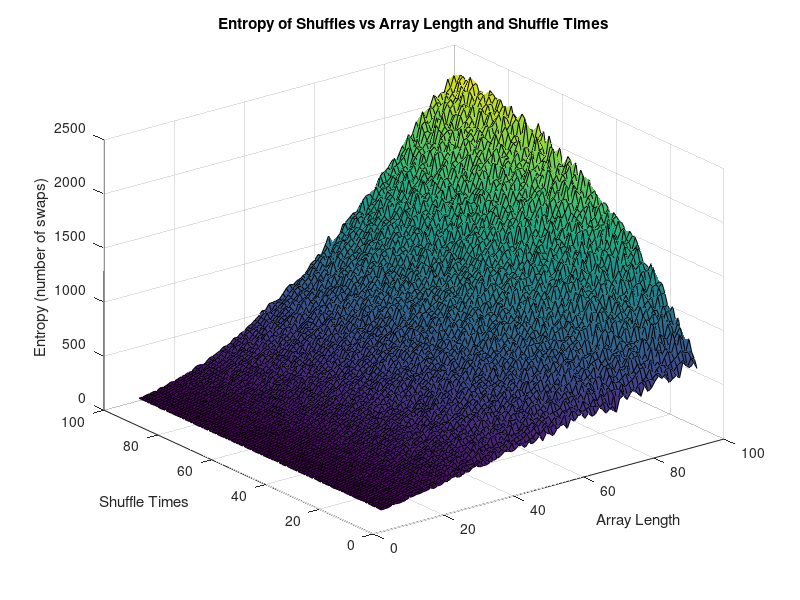
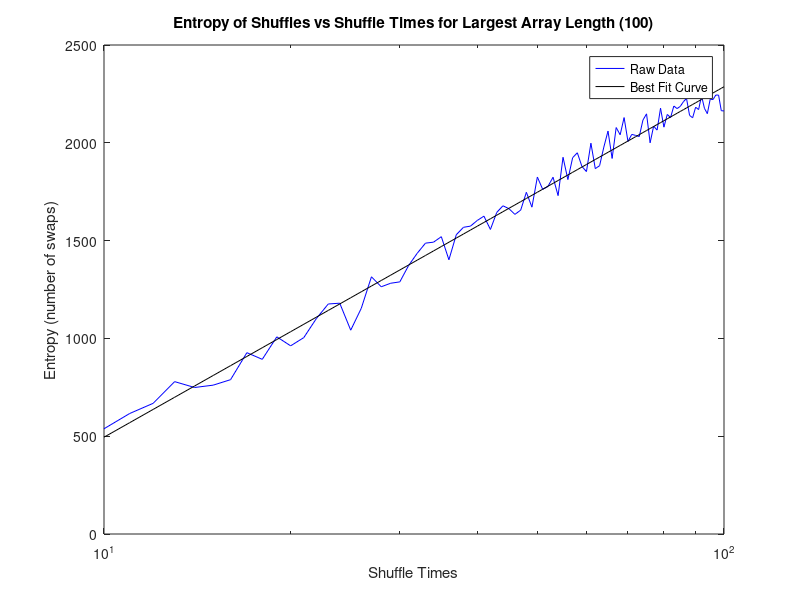
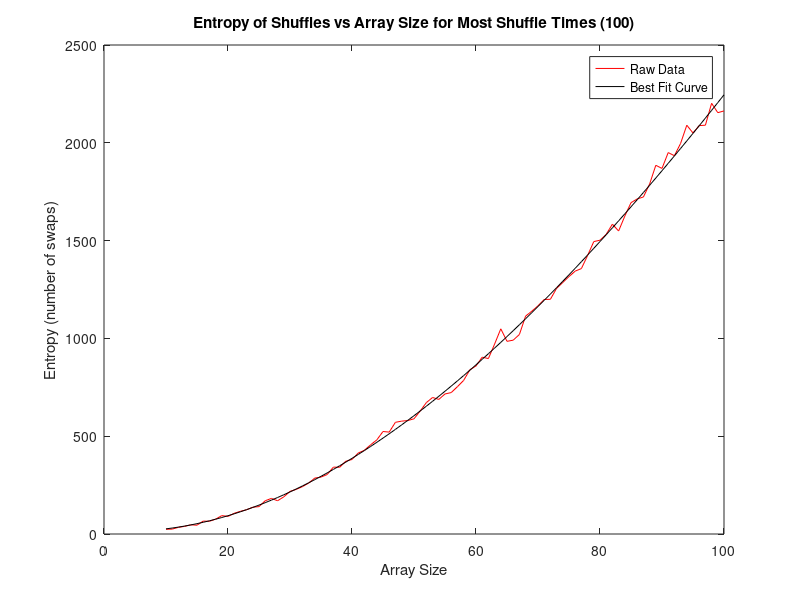

The MATLAB source for these figures, in order:
% This script analyzes data generated from the shuffle experiment binary.
%
% It generates three plots of the data.
%    The first plot is a surface plot that displays entropy with respect to
%    array size and shuffle times
%
%    The second plot is a semilogx plot that displays entropy with respect 
%    to shuffle times for the largest array size
%
%    The third plot is a linear plot that displays entropy with 
%    repsect to array size for the most amount of shuffle times

%% Section 1: Data reading

% Read options into vector
options = dlmread('options.csv', ',');

% Read data into matrix
Data = dlmread('data.csv', ',');

% Get shuffles vector, lengths vector, and trials from options
shuffles = options(1):options(2);
lengths = options(3):options(4);
trials = options(5);

%% Section 2: Entropy vs array length and shuffle Times

% Construct surface plot axes from options
[Shuffles, Lengths] = meshgrid(shuffles, lengths);

% Plot Data wrt Lengths and Shuffles
figure;
surf(Lengths, Shuffles, Data);
xlabel('Array Length');
ylabel('Shuffle Times');
zlabel('Entropy (number of swaps)');
title('Entropy of Shuffles vs Array Length and Shuffle Times');

%% Section 3: Entropy vs shuffle times for largest array size

% Get best fit line (logarithm plot)
shuffles_fit = polyfit(log(shuffles), Data(end,:), 1);

% Display curve coefficients
display(shuffles_fit);

% Plot entropy vs shuffle times for largest array size and best fit line
figure;
semilogx(shuffles,Data(end,:),'blue', shuffles, polyval(shuffles_fit, log(shuffles)), 'black');
title(['Entropy of Shuffles vs Shuffle Times for Largest Array Length (' num2str(shuffles(end)) ')']);
xlabel('Shuffle Times');
ylabel('Entropy (number of swaps)');
legend('Raw Data', 'Best Fit Curve');

%% Section 4: Entropy vs array length for most shuffle times

% Find best fit polynomial curve
arrays_fit = polyfit(lengths, Data(:,end)', 3);

% Display curve coefficients
display(arrays_fit);

% Plot entropy vs array size for most shuffle times
figure;
plot(lengths,Data(:,end),'red', lengths, polyval(arrays_fit,lengths),'black');
title(['Entropy of Shuffles vs Array Size for Most Shuffle Times (' num2str(lengths(end)) ')']);
xlabel('Array Size');
ylabel('Entropy (number of swaps)');
legend('Raw Data', 'Best Fit Curve');

%% Section 5: clean up
% Clean up clean up
% Everybody everywhere
% clean up clean up
% Everybody do your share!

clear